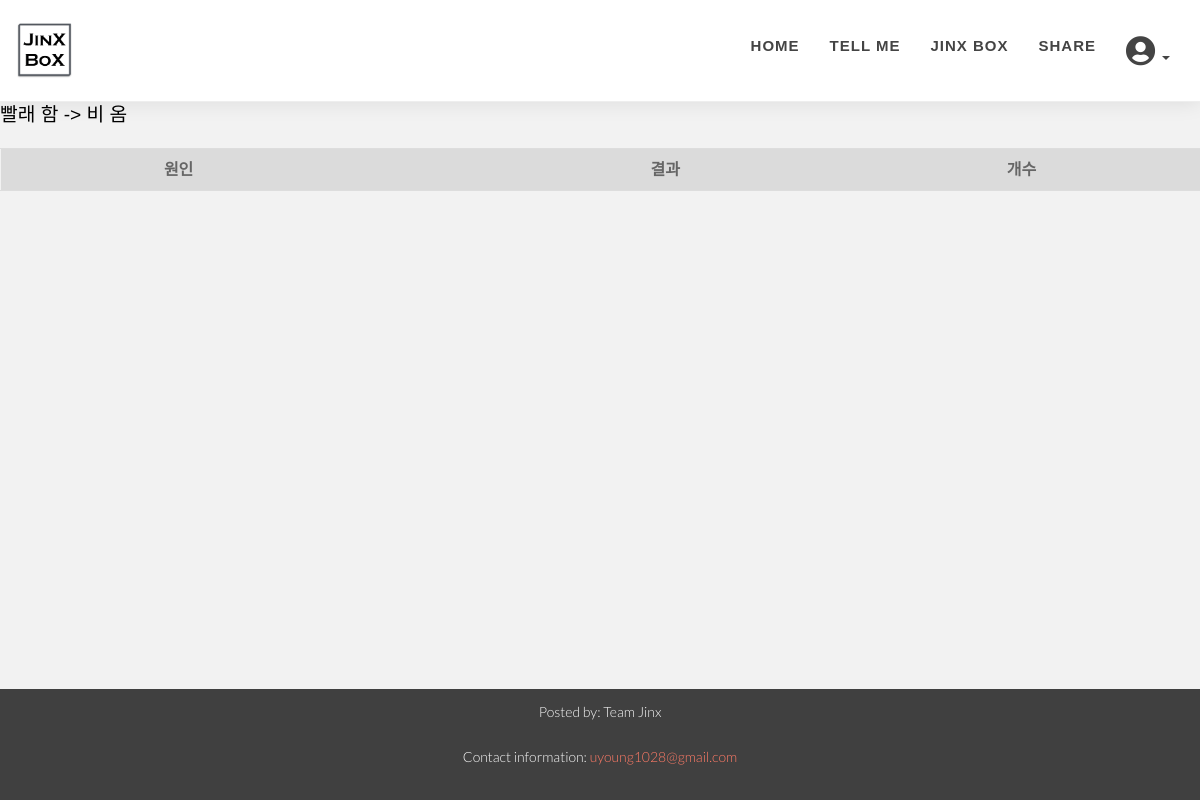
The page /jinxjinx/52/ on the database its author committed.
### jinxjinx/models.py (models this page shows, shortened)
class Sentence(models.Model):
    user = models.ManyToManyField(User,through='UserSentence')
    cause_noun = models.CharField(max_length=50, default='')
    cause_verb = models.CharField(max_length=50, default='')
    effect_noun = models.CharField(max_length=50, default='')
    effect_verb = models.CharField(max_length=50, default='')
    count = models.IntegerField(default=0)

### jinxjinx/views.py (the view)
# urls.py: path('<pk>/',views.SentenceDetail.as_view(),name='detail'),
class SentenceDetail(DetailView):
    model = Sentence

### jinxjinx/templates/jinxjinx/sentence_detail.html (shortened to what this page needs)
{% extends 'base.html' %}
{% load custom %}
{% block body %}
<p style="color:black; font-family: 'Noto Sans KR', sans-serif; font-size:120%;">{{sentence.cause_noun}} {{sentence.cause_verb}} -> {{sentence.effect_noun}} {{sentence.effect_verb}}</p>
<div>
    <table align="center">
        <thead>
            <tr style="background-color: #dbdbdb;">
                <th class="no-right-border" >원인</th>
                <th class="no-right-border" ></th>
                <th class="no-right-border" >결과</th>
                <th class="no-right-border" >개수</th>
            </tr>
        </thead>
    </table>
</div>
{% endblock %}

### static/css/style.css (style rules this page uses)
body { width: 100%; height: 100%; font-family: 'Lato',sans-serif; font-weight: 300; color: #666; background-color: #fff; font-size: 16px; line-height: 1.6em; }
html { width: 100%; height: 100%; }
p { margin: 0 0 20px; }

### jinxjinx/templates/jinxjinx/sentence_detail.html (style rules this page uses)
table { font-family: 'Noto Sans JP', 'Noto Sans KR', sans-serif; border-collapse: collapse; width: 100%; text-align: center; vertical-align: middle; }
td, th { border: 1px solid #dddddd; text-align: center; padding: 8px; vertical-align: middle; }
.no-right-border { border-right-color: transparent; border-left-color: transparent; }

### rows shown on the page
Sentence: cause_noun "빨래", cause_verb "함", effect_noun "비", effect_verb "옴"
